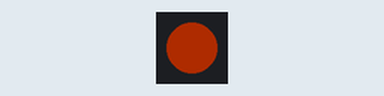
This program was run on a simulated ESP8266 (Wemos D1 mini). Shown: 1 RGB LEDs in strip order, left to right. Dim RGB values are drawn brighter than linear.

Above: at 0.1 s.
At 10.1 s:
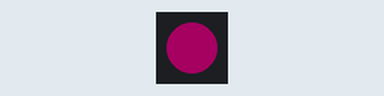
At 20.1 s:
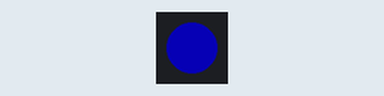
At 39.75 s:
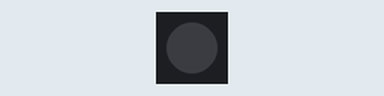
Timing chart, 0 to 40.0 s (numbered marks = the images above):
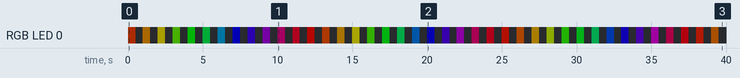

Measured:
- by itself, RGB LED 0: off → RGB(52, 13, 0) at 0.00 s, → off 0.50 s later, → RGB(44, 27, 0) 0.50 s later, → off 0.50 s later, … (80 changes in this stretch)

The program:

main.cpp
```cpp
#include <Arduino.h>
#include <FastLED.h>
#define NUM_LEDS 1
#define DATA_PIN 12

CRGB leds[NUM_LEDS];

void setup() {
  FastLED.addLeds<NEOPIXEL, DATA_PIN>(leds, NUM_LEDS);
}

uint8_t hue = 0;

void loop() {
  hue += 20;
  fill_solid( &(leds[0]), NUM_LEDS, CHSV( hue, 255, 128));
  // leds[0] = CRGB::Red;
  FastLED.show();
  delay(500);
  fill_solid( &(leds[0]), NUM_LEDS, CRGB( 0, 0, 0));
  // leds[0] = CRGB::Black;
  FastLED.show();
  delay(500);
}
```
